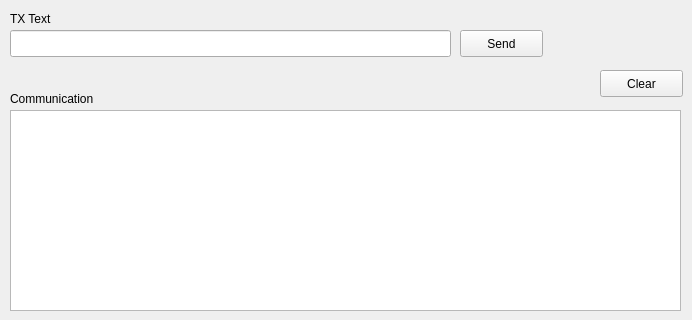
    <widget class="QWidget" name="TerminalTab">
     <attribute name="title">
      <string>Terminal</string>
     </attribute>
     <widget class="QTextEdit" name="term_text_edit">
      <property name="geometry">
       <rect>
        <x>10</x>
        <y>110</y>
        <width>671</width>
        <height>201</height>
       </rect>
      </property>
     </widget>
     <widget class="QPushButton" name="pushButton">
      <property name="geometry">
       <rect>
        <x>600</x>
        <y>70</y>
        <width>83</width>
        <height>27</height>
       </rect>
      </property>
      <property name="text">
       <string>Clear</string>
      </property>
     </widget>
     <widget class="QLabel" name="label_2">
      <property name="geometry">
       <rect>
        <x>10</x>
        <y>90</y>
        <width>101</width>
        <height>17</height>
       </rect>
      </property>
      <property name="text">
       <string>Communication</string>
      </property>
     </widget>
     <widget class="QLineEdit" name="spi_data_tx">
      <property name="geometry">
       <rect>
        <x>10</x>
        <y>30</y>
        <width>441</width>
        <height>27</height>
       </rect>
      </property>
      <property name="toolTip">
       <string>Type text max. 35 chars</string>
      </property>
     </widget>
     <widget class="QLabel" name="label_4">
      <property name="geometry">
       <rect>
        <x>10</x>
        <y>10</y>
        <width>60</width>
        <height>17</height>
       </rect>
      </property>
      <property name="text">
       <string>TX Text</string>
      </property>
     </widget>
     <widget class="QPushButton" name="btn_teminal_spi_send">
      <property name="geometry">
       <rect>
        <x>460</x>
        <y>30</y>
        <width>83</width>
        <height>27</height>
       </rect>
      </property>
      <property name="text">
       <string>Send</string>
      </property>
     </widget>
    </widget>
